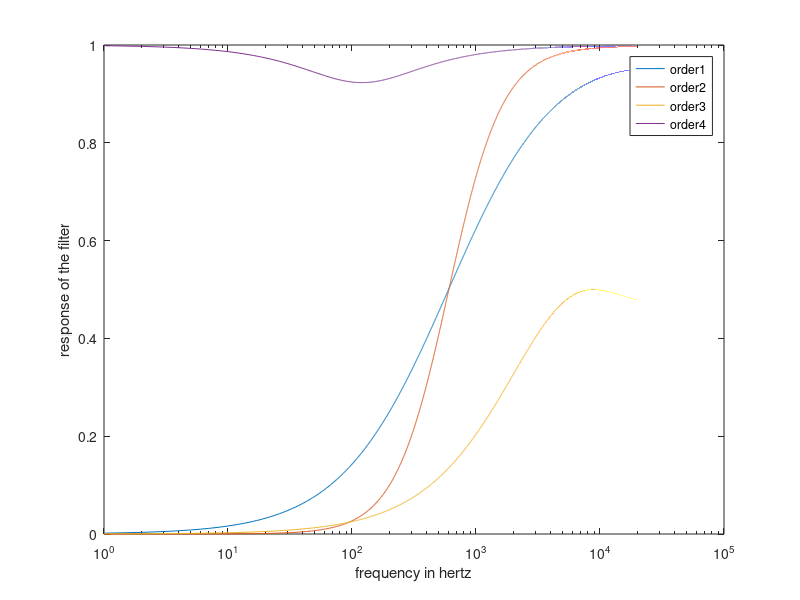

Reproduce this figure in MATLAB.
%%%% Spectrum of a digital filter

function filterspectrum()


	fe = 20000;
	Te = 1/fe;
	fc = 300;
	wn = 2*pi*fc;
	wc = 2*tan(wn*Te/2)/Te;
	for i=1:4
		%%%% ORDER ONE
		if i==1
			C = wc*Te/2;
			b2 = 0;
			a2 = 0;
			a1 = (C-1)/(C+1);
			b1 = (-1)/(C+1);
			b0 = 1/(C+1);
		end

		%%%% ORDER TWO
		if i==2
			Q=100;
			C1 = 2/(Q*Te*wc);
			C2 = 4/(Te*Te*wc*wc);
			C0 = 1 + C2 + C1;
			b0 = C2/C0;
			b1 = (-2*C2)/C0;
			b2 = C2/C0;
			a1 = (2-2*C2)/C0;
			a2 = (1+C2-C1)/C0;
		end

		if i==3
			fc = (900 + 6000)/2;
			wn = 2*pi*fc;
			wc = 2*tan(wn*Te/2)/Te;
			Q = 0.5;
			C1 = 2*Q/(Te*wc);
			C2 = Te*Q*wc/2;
			C0 = 1 + C1 + C2;
			b0 = 1/C0;
			b1 = 0;
			b2 = -1/C0;
			a1 = (2*C2 - 2*C1)/C0;
			a2 = (C1 + C2 - 1)/C0;
		end

		if i==4
			sampleFreq = 20000;
			b = 10;
			notchFreq = 60;
			d = exp(-pi * b / sampleFreq);

		    a1 = -(1.0 + d * d) * cos(2.0 * pi * notchFreq / sampleFreq);
		    a2 = d * d;
		    b0 = (1 + d * d) / 2.0;
		    b1 = a1;
		    b2 = b0;
    	end

		freq = 1:20000;
		z = exp(1*pi*freq*Te);
		H = z;
		for n=1:20000
			H(n) = (b0 + b1/z(n) + b2/(z(n)*z(n)))/(1 + a1/z(n) + a2/(z(n)*z(n)));
		end

		semilogx(freq,H, 'DisplayName', strcat('order ',num2str(i)));hold on;
	end
	legend;
	ylabel('response of the filter');
	xlabel('frequency in hertz');